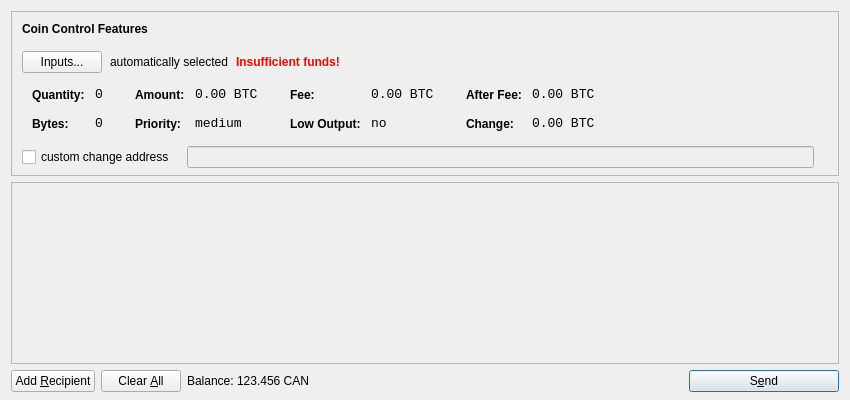
<?xml version="1.0" encoding="UTF-8"?>
<ui version="4.0">
 <class>SendCoinsDialog</class>
 <widget class="QDialog" name="SendCoinsDialog">
  <property name="geometry">
   <rect>
    <x>0</x>
    <y>0</y>
    <width>850</width>
    <height>400</height>
   </rect>
  </property>
  <property name="windowTitle">
   <string>Send Coins</string>
  </property>
  <layout class="QVBoxLayout" name="verticalLayout" stretch="0,1,0">
   <property name="bottomMargin">
    <number>8</number>
   </property>
   <item>
    <widget class="QFrame" name="frameCoinControl">
     <property name="sizePolicy">
      <sizepolicy hsizetype="Expanding" vsizetype="Expanding">
       <horstretch>0</horstretch>
       <verstretch>0</verstretch>
      </sizepolicy>
     </property>
     <property name="maximumSize">
      <size>
       <width>16777215</width>
       <height>16777215</height>
      </size>
     </property>
     <property name="frameShape">
      <enum>QFrame::StyledPanel</enum>
     </property>
     <property name="frameShadow">
      <enum>QFrame::Sunken</enum>
     </property>
     <layout class="QVBoxLayout" name="verticalLayoutCoinControl2">
      <property name="spacing">
       <number>-1</number>
      </property>
      <property name="leftMargin">
       <number>0</number>
      </property>
      <property name="topMargin">
       <number>0</number>
      </property>
      <property name="rightMargin">
       <number>0</number>
      </property>
      <property name="bottomMargin">
       <number>6</number>
      </property>
      <item>
       <layout class="QVBoxLayout" name="verticalLayoutCoinControl" stretch="0,0,0,0,1">
        <property name="spacing">
         <number>0</number>
        </property>
        <property name="leftMargin">
         <number>10</number>
        </property>
        <property name="topMargin">
         <number>10</number>
        </property>
        <item>
         <layout class="QHBoxLayout" name="horizontalLayoutCoinControl1">
          <property name="bottomMargin">
           <number>15</number>
          </property>
          <item>
           <widget class="QLabel" name="labelCoinControlFeatures">
            <property name="sizePolicy">
             <sizepolicy hsizetype="Preferred" vsizetype="Maximum">
              <horstretch>0</horstretch>
              <verstretch>0</verstretch>
             </sizepolicy>
            </property>
            <property name="font">
             <font>
              <weight>75</weight>
              <bold>true</bold>
             </font>
            </property>
            <property name="styleSheet">
             <string notr="true">font-weight:bold;</string>
            </property>
            <property name="text">
             <string>Coin Control Features</string>
            </property>
           </widget>
          </item>
         </layout>
        </item>
        <item>
         <layout class="QHBoxLayout" name="horizontalLayoutCoinControl2" stretch="0,0,0,0">
          <property name="spacing">
           <number>8</number>
          </property>
          <property name="bottomMargin">
           <number>10</number>
          </property>
          <item>
           <widget class="QPushButton" name="pushButtonCoinControl">
            <property name="styleSheet">
             <string notr="true"/>
            </property>
            <property name="text">
             <string>Inputs...</string>
            </property>
           </widget>
          </item>
          <item>
           <widget class="QLabel" name="labelCoinControlAutomaticallySelected">
            <property name="text">
             <string>automatically selected</string>
            </property>
            <property name="margin">
             <number>5</number>
            </property>
           </widget>
          </item>
          <item>
           <widget class="QLabel" name="labelCoinControlInsuffFunds">
            <property name="font">
             <font>
              <weight>75</weight>
              <bold>true</bold>
             </font>
            </property>
            <property name="styleSheet">
             <string notr="true">color:red;font-weight:bold;</string>
            </property>
            <property name="text">
             <string>Insufficient funds!</string>
            </property>
            <property name="margin">
             <number>5</number>
            </property>
           </widget>
          </item>
          <item>
           <spacer name="horizontalSpacerCoinControl">
            <property name="orientation">
             <enum>Qt::Horizontal</enum>
            </property>
            <property name="sizeHint" stdset="0">
             <size>
              <width>40</width>
              <height>1</height>
             </size>
            </property>
           </spacer>
          </item>
         </layout>
        </item>
        <item>
         <widget class="QWidget" name="widgetCoinControl" native="true">
          <property name="sizePolicy">
           <sizepolicy hsizetype="Preferred" vsizetype="Preferred">
            <horstretch>0</horstretch>
            <verstretch>0</verstretch>
           </sizepolicy>
          </property>
          <property name="minimumSize">
           <size>
            <width>0</width>
            <height>0</height>
           </size>
          </property>
          <property name="styleSheet">
           <string notr="true"/>
          </property>
          <layout class="QHBoxLayout" name="horizontalLayoutCoinControl5">
           <property name="margin">
            <number>0</number>
           </property>
           <item>
            <layout class="QHBoxLayout" name="horizontalLayoutCoinControl3" stretch="0,0,0,1">
             <property name="spacing">
              <number>20</number>
             </property>
             <property name="topMargin">
              <number>0</number>
             </property>
             <property name="bottomMargin">
              <number>10</number>
             </property>
             <item>
              <layout class="QFormLayout" name="formLayoutCoinControl1">
               <property name="horizontalSpacing">
                <number>10</number>
               </property>
               <property name="verticalSpacing">
                <number>14</number>
               </property>
               <property name="leftMargin">
                <number>10</number>
               </property>
               <property name="topMargin">
                <number>4</number>
               </property>
               <property name="rightMargin">
                <number>6</number>
               </property>
               <item row="0" column="0">
                <widget class="QLabel" name="labelCoinControlQuantityText">
                 <property name="styleSheet">
                  <string notr="true">font-weight:bold;</string>
                 </property>
                 <property name="text">
                  <string>Quantity:</string>
                 </property>
                 <property name="margin">
                  <number>0</number>
                 </property>
                </widget>
               </item>
               <item row="0" column="1">
                <widget class="QLabel" name="labelCoinControlQuantity">
                 <property name="font">
                  <font>
                   <family>Monospace</family>
                   <pointsize>10</pointsize>
                  </font>
                 </property>
                 <property name="cursor">
                  <cursorShape>IBeamCursor</cursorShape>
                 </property>
                 <property name="contextMenuPolicy">
                  <enum>Qt::ActionsContextMenu</enum>
                 </property>
                 <property name="text">
                  <string notr="true">0</string>
                 </property>
                 <property name="margin">
                  <number>0</number>
                 </property>
                 <property name="textInteractionFlags">
                  <set>Qt::LinksAccessibleByMouse|Qt::TextSelectableByKeyboard|Qt::TextSelectableByMouse</set>
                 </property>
                </widget>
               </item>
               <item row="1" column="0">
                <widget class="QLabel" name="labelCoinControlBytesText">
                 <property name="styleSheet">
                  <string notr="true">font-weight:bold;</string>
                 </property>
                 <property name="text">
                  <string>Bytes:</string>
                 </property>
                </widget>
               </item>
               <item row="1" column="1">
                <widget class="QLabel" name="labelCoinControlBytes">
                 <property name="font">
                  <font>
                   <family>Monospace</family>
                   <pointsize>10</pointsize>
                  </font>
                 </property>
                 <property name="cursor">
                  <cursorShape>IBeamCursor</cursorShape>
                 </property>
                 <property name="contextMenuPolicy">
                  <enum>Qt::ActionsContextMenu</enum>
                 </property>
                 <property name="text">
                  <string notr="true">0</string>
                 </property>
                 <property name="textInteractionFlags">
                  <set>Qt::LinksAccessibleByMouse|Qt::TextSelectableByKeyboard|Qt::TextSelectableByMouse</set>
                 </property>
                </widget>
               </item>
              </layout>
             </item>
             <item>
              <layout class="QFormLayout" name="formLayoutCoinControl2">
               <property name="horizontalSpacing">
                <number>10</number>
               </property>
               <property name="verticalSpacing">
                <number>14</number>
               </property>
               <property name="leftMargin">
                <number>6</number>
               </property>
               <property name="topMargin">
                <number>4</number>
               </property>
               <property name="rightMargin">
                <number>6</number>
               </property>
               <item row="0" column="0">
                <widget class="QLabel" name="labelCoinControlAmountText">
                 <property name="styleSheet">
                  <string notr="true">font-weight:bold;</string>
                 </property>
                 <property name="text">
                  <string>Amount:</string>
                 </property>
                 <property name="margin">
                  <number>0</number>
                 </property>
                </widget>
               </item>
               <item row="0" column="1">
                <widget class="QLabel" name="labelCoinControlAmount">
                 <property name="font">
                  <font>
                   <family>Monospace</family>
                   <pointsize>10</pointsize>
                  </font>
                 </property>
                 <property name="cursor">
                  <cursorShape>IBeamCursor</cursorShape>
                 </property>
                 <property name="contextMenuPolicy">
                  <enum>Qt::ActionsContextMenu</enum>
                 </property>
                 <property name="text">
                  <string notr="true">0.00 BTC</string>
                 </property>
                 <property name="textInteractionFlags">
                  <set>Qt::LinksAccessibleByMouse|Qt::TextSelectableByKeyboard|Qt::TextSelectableByMouse</set>
                 </property>
                </widget>
               </item>
               <item row="1" column="0">
                <widget class="QLabel" name="labelCoinControlPriorityText">
                 <property name="styleSheet">
                  <string notr="true">font-weight:bold;</string>
                 </property>
                 <property name="text">
                  <string>Priority:</string>
                 </property>
                </widget>
               </item>
               <item row="1" column="1">
                <widget class="QLabel" name="labelCoinControlPriority">
                 <property name="font">
                  <font>
                   <family>Monospace</family>
                   <pointsize>10</pointsize>
                  </font>
                 </property>
                 <property name="cursor">
                  <cursorShape>IBeamCursor</cursorShape>
                 </property>
                 <property name="contextMenuPolicy">
                  <enum>Qt::ActionsContextMenu</enum>
                 </property>
                 <property name="text">
                  <string>medium</string>
                 </property>
                 <property name="textInteractionFlags">
                  <set>Qt::LinksAccessibleByMouse|Qt::TextSelectableByKeyboard|Qt::TextSelectableByMouse</set>
                 </property>
                </widget>
               </item>
              </layout>
             </item>
             <item>
              <layout class="QFormLayout" name="formLayoutCoinControl3">
               <property name="horizontalSpacing">
                <number>10</number>
               </property>
               <property name="verticalSpacing">
                <number>14</number>
               </property>
               <property name="leftMargin">
                <number>6</number>
               </property>
               <property name="topMargin">
                <number>4</number>
               </property>
               <property name="rightMargin">
                <number>6</number>
               </property>
               <item row="0" column="0">
                <widget class="QLabel" name="labelCoinControlFeeText">
                 <property name="styleSheet">
                  <string notr="true">font-weight:bold;</string>
                 </property>
                 <property name="text">
                  <string>Fee:</string>
                 </property>
                 <property name="margin">
                  <number>0</number>
                 </property>
                </widget>
               </item>
               <item row="0" column="1">
                <widget class="QLabel" name="labelCoinControlFee">
                 <property name="font">
                  <font>
                   <family>Monospace</family>
                   <pointsize>10</pointsize>
                  </font>
                 </property>
                 <property name="cursor">
                  <cursorShape>IBeamCursor</cursorShape>
                 </property>
                 <property name="contextMenuPolicy">
                  <enum>Qt::ActionsContextMenu</enum>
                 </property>
                 <property name="text">
                  <string notr="true">0.00 BTC</string>
                 </property>
                 <property name="textInteractionFlags">
                  <set>Qt::LinksAccessibleByMouse|Qt::TextSelectableByKeyboard|Qt::TextSelectableByMouse</set>
                 </property>
                </widget>
               </item>
               <item row="1" column="0">
                <widget class="QLabel" name="labelCoinControlLowOutputText">
                 <property name="styleSheet">
                  <string notr="true">font-weight:bold;</string>
                 </property>
                 <property name="text">
                  <string>Low Output:</string>
                 </property>
                </widget>
               </item>
               <item row="1" column="1">
                <widget class="QLabel" name="labelCoinControlLowOutput">
                 <property name="font">
                  <font>
                   <family>Monospace</family>
                   <pointsize>10</pointsize>
                  </font>
                 </property>
                 <property name="cursor">
                  <cursorShape>IBeamCursor</cursorShape>
                 </property>
                 <property name="contextMenuPolicy">
                  <enum>Qt::ActionsContextMenu</enum>
                 </property>
                 <property name="text">
                  <string>no</string>
                 </property>
                 <property name="textInteractionFlags">
                  <set>Qt::LinksAccessibleByMouse|Qt::TextSelectableByKeyboard|Qt::TextSelectableByMouse</set>
                 </property>
                </widget>
               </item>
              </layout>
             </item>
             <item>
              <layout class="QFormLayout" name="formLayoutCoinControl4">
               <property name="horizontalSpacing">
                <number>10</number>
               </property>
               <property name="verticalSpacing">
                <number>14</number>
               </property>
               <property name="leftMargin">
                <number>6</number>
               </property>
               <property name="topMargin">
                <number>4</number>
               </property>
               <property name="rightMargin">
                <number>6</number>
               </property>
               <item row="0" column="0">
                <widget class="QLabel" name="labelCoinControlAfterFeeText">
                 <property name="styleSheet">
                  <string notr="true">font-weight:bold;</string>
                 </property>
                 <property name="text">
                  <string>After Fee:</string>
                 </property>
                 <property name="margin">
                  <number>0</number>
                 </property>
                </widget>
               </item>
               <item row="0" column="1">
                <widget class="QLabel" name="labelCoinControlAfterFee">
                 <property name="font">
                  <font>
                   <family>Monospace</family>
                   <pointsize>10</pointsize>
                  </font>
                 </property>
                 <property name="cursor">
                  <cursorShape>IBeamCursor</cursorShape>
                 </property>
                 <property name="contextMenuPolicy">
                  <enum>Qt::ActionsContextMenu</enum>
                 </property>
                 <property name="text">
                  <string notr="true">0.00 BTC</string>
                 </property>
                 <property name="textInteractionFlags">
                  <set>Qt::LinksAccessibleByMouse|Qt::TextSelectableByKeyboard|Qt::TextSelectableByMouse</set>
                 </property>
                </widget>
               </item>
               <item row="1" column="0">
                <widget class="QLabel" name="labelCoinControlChangeText">
                 <property name="styleSheet">
                  <string notr="true">font-weight:bold;</string>
                 </property>
                 <property name="text">
                  <string>Change:</string>
                 </property>
                </widget>
               </item>
               <item row="1" column="1">
                <widget class="QLabel" name="labelCoinControlChange">
                 <property name="font">
                  <font>
                   <family>Monospace</family>
                   <pointsize>10</pointsize>
                  </font>
                 </property>
                 <property name="cursor">
                  <cursorShape>IBeamCursor</cursorShape>
                 </property>
                 <property name="contextMenuPolicy">
                  <enum>Qt::ActionsContextMenu</enum>
                 </property>
                 <property name="text">
                  <string notr="true">0.00 BTC</string>
                 </property>
                 <property name="textInteractionFlags">
                  <set>Qt::LinksAccessibleByMouse|Qt::TextSelectableByKeyboard|Qt::TextSelectableByMouse</set>
                 </property>
                </widget>
               </item>
              </layout>
             </item>
            </layout>
           </item>
          </layout>
         </widget>
        </item>
        <item>
         <layout class="QHBoxLayout" name="horizontalLayoutCoinControl4" stretch="0,0,0">
          <property name="spacing">
           <number>12</number>
          </property>
          <property name="sizeConstraint">
           <enum>QLayout::SetDefaultConstraint</enum>
          </property>
          <property name="topMargin">
           <number>5</number>
          </property>
          <property name="rightMargin">
           <number>5</number>
          </property>
          <item>
           <widget class="QCheckBox" name="checkBoxCoinControlChange">
            <property name="text">
             <string>custom change address</string>
            </property>
           </widget>
          </item>
          <item>
           <widget class="QLineEdit" name="lineEditCoinControlChange">
            <property name="enabled">
             <bool>false</bool>
            </property>
            <property name="sizePolicy">
             <sizepolicy hsizetype="Expanding" vsizetype="Fixed">
              <horstretch>0</horstretch>
              <verstretch>0</verstretch>
             </sizepolicy>
            </property>
           </widget>
          </item>
          <item>
           <widget class="QLabel" name="labelCoinControlChangeLabel">
            <property name="sizePolicy">
             <sizepolicy hsizetype="Preferred" vsizetype="Expanding">
              <horstretch>0</horstretch>
              <verstretch>0</verstretch>
             </sizepolicy>
            </property>
            <property name="minimumSize">
             <size>
              <width>0</width>
              <height>0</height>
             </size>
            </property>
            <property name="text">
             <string/>
            </property>
            <property name="margin">
             <number>3</number>
            </property>
           </widget>
          </item>
         </layout>
        </item>
        <item>
         <spacer name="verticalSpacerCoinControl">
          <property name="orientation">
           <enum>Qt::Vertical</enum>
          </property>
          <property name="sizeHint" stdset="0">
           <size>
            <width>800</width>
            <height>1</height>
           </size>
          </property>
         </spacer>
        </item>
       </layout>
      </item>
     </layout>
    </widget>
   </item>
   <item>
    <widget class="QScrollArea" name="scrollArea">
     <property name="widgetResizable">
      <bool>true</bool>
     </property>
     <widget class="QWidget" name="scrollAreaWidgetContents">
      <property name="geometry">
       <rect>
        <x>0</x>
        <y>0</y>
        <width>830</width>
        <height>165</height>
       </rect>
      </property>
      <layout class="QVBoxLayout" name="verticalLayout_2">
       <property name="margin">
        <number>0</number>
       </property>
       <item>
        <layout class="QVBoxLayout" name="entries">
         <property name="spacing">
          <number>6</number>
         </property>
        </layout>
       </item>
       <item>
        <spacer name="verticalSpacer">
         <property name="orientation">
          <enum>Qt::Vertical</enum>
         </property>
         <property name="sizeHint" stdset="0">
          <size>
           <width>20</width>
           <height>40</height>
          </size>
         </property>
        </spacer>
       </item>
      </layout>
     </widget>
    </widget>
   </item>
   <item>
    <layout class="QHBoxLayout" name="horizontalLayout">
     <item>
      <widget class="QPushButton" name="addButton">
       <property name="toolTip">
        <string>Send to multiple recipients at once</string>
       </property>
       <property name="text">
        <string>Add &amp;Recipient</string>
       </property>
       <property name="icon">
        <iconset resource="../bitcoin.qrc">
         <normaloff>:/icons/add</normaloff>:/icons/add</iconset>
       </property>
       <property name="autoDefault">
        <bool>false</bool>
       </property>
      </widget>
     </item>
     <item>
      <widget class="QPushButton" name="clearButton">
       <property name="sizePolicy">
        <sizepolicy hsizetype="Minimum" vsizetype="Fixed">
         <horstretch>0</horstretch>
         <verstretch>0</verstretch>
        </sizepolicy>
       </property>
       <property name="toolTip">
        <string>Remove all transaction fields</string>
       </property>
       <property name="text">
        <string>Clear &amp;All</string>
       </property>
       <property name="icon">
        <iconset resource="../bitcoin.qrc">
         <normaloff>:/icons/remove</normaloff>:/icons/remove</iconset>
       </property>
       <property name="autoRepeatDelay">
        <number>300</number>
       </property>
       <property name="autoDefault">
        <bool>false</bool>
       </property>
      </widget>
     </item>
     <item>
      <layout class="QHBoxLayout" name="horizontalLayout_2">
       <property name="spacing">
        <number>3</number>
       </property>
       <item>
        <widget class="QLabel" name="label">
         <property name="text">
          <string>Balance:</string>
         </property>
        </widget>
       </item>
       <item>
        <widget class="QLabel" name="labelBalance">
         <property name="cursor">
          <cursorShape>IBeamCursor</cursorShape>
         </property>
         <property name="text">
          <string>123.456 CAN</string>
         </property>
         <property name="textInteractionFlags">
          <set>Qt::LinksAccessibleByMouse|Qt::TextSelectableByKeyboard|Qt::TextSelectableByMouse</set>
         </property>
        </widget>
       </item>
      </layout>
     </item>
     <item>
      <spacer name="horizontalSpacer">
       <property name="orientation">
        <enum>Qt::Horizontal</enum>
       </property>
       <property name="sizeHint" stdset="0">
        <size>
         <width>40</width>
         <height>20</height>
        </size>
       </property>
      </spacer>
     </item>
     <item>
      <widget class="QPushButton" name="sendButton">
       <property name="minimumSize">
        <size>
         <width>150</width>
         <height>0</height>
        </size>
       </property>
       <property name="toolTip">
        <string>Confirm the send action</string>
       </property>
       <property name="text">
        <string>S&amp;end</string>
       </property>
       <property name="icon">
        <iconset resource="../bitcoin.qrc">
         <normaloff>:/icons/send</normaloff>:/icons/send</iconset>
       </property>
       <property name="default">
        <bool>true</bool>
       </property>
      </widget>
     </item>
    </layout>
   </item>
  </layout>
 </widget>
 <resources>
  <include location="../bitcoin.qrc"/>
 </resources>
 <connections/>
</ui>
